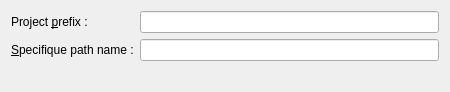
<ui version="4.0" >
 <class>SpecifiquePage</class>
 <widget class="QWidget" name="SpecifiquePage" >
  <property name="geometry" >
   <rect>
    <x>0</x>
    <y>0</y>
    <width>450</width>
    <height>92</height>
   </rect>
  </property>
  <property name="windowTitle" >
   <string>Define Specifique property</string>
  </property>
  <layout class="QGridLayout" >
   <item row="0" column="0" >
    <widget class="QLabel" name="label" >
     <property name="text" >
      <string>Project &amp;prefix :</string>
     </property>
     <property name="buddy" >
      <cstring>m_prefixEdit</cstring>
     </property>
    </widget>
   </item>
   <item row="0" column="1" >
    <widget class="QLineEdit" name="m_prefixEdit" >
     <property name="whatsThis" >
      <string>This is the prefix appended to the file when the file is saved.</string>
     </property>
    </widget>
   </item>
   <item row="1" column="0" >
    <widget class="QLabel" name="label_2" >
     <property name="text" >
      <string>&amp;Specifique path name :</string>
     </property>
     <property name="buddy" >
      <cstring>m_specifiquePathNameEdit</cstring>
     </property>
    </widget>
   </item>
   <item row="1" column="1" >
    <widget class="QLineEdit" name="m_specifiquePathNameEdit" >
     <property name="whatsThis" >
      <string>This is the directory where is stored derivated files.</string>
     </property>
    </widget>
   </item>
   <item row="2" column="1" >
    <spacer>
     <property name="orientation" >
      <enum>Qt::Vertical</enum>
     </property>
     <property name="sizeHint" >
      <size>
       <width>20</width>
       <height>40</height>
      </size>
     </property>
    </spacer>
   </item>
  </layout>
 </widget>
 <resources/>
 <connections/>
</ui>
